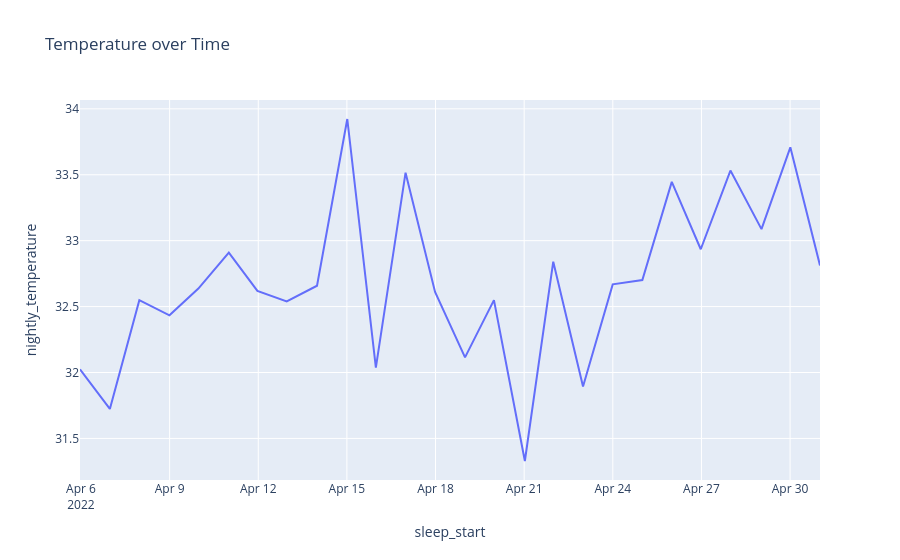

The notebook cell saved with this chart:
### Code cell
import pandas as pd
import plotly.express as px

df = pd.read_csv('MyFitbitData/FadiE/Sleep/Computed Temperature - 2022-04-01.csv')
fig = px.line(df, x='sleep_start', y='nightly_temperature', title='Temperature over Time')
fig.show()

### Figure 1 — Plotly figure (JSON) as saved in the notebook; plotly's stock layout.template omitted (floating-point values rounded to 4 significant figures)
{"data": [{"hovertemplate": "sleep_start=%{x}<br>nightly_temperature=%{y}<extra></extra>", "legendgroup": "", "line": {"color": "#636efa", "dash": "solid"}, "marker": {"symbol": "circle"}, "mode": "lines", "name": "", "orientation": "v", "showlegend": false, "type": "scatter", "x": ["2022-04-05T23:12:30", "2022-04-06T23:28", "2022-04-07T23:24", "2022-04-08T23:52", "2022-04-09T23:21", "2022-04-11T00:06", "2022-04-11T23:18", "2022-04-12T23:07:30", "2022-04-13T23:44:30", "2022-04-15T00:19", "2022-04-15T23:32", "2022-04-16T23:39:30", "2022-04-17T23:37:30", "2022-04-18T23:57:30", "2022-04-19T23:27", "2022-04-21T00:34:30", "2022-04-21T23:37:30", "2022-04-22T23:49", "2022-04-23T23:56", "2022-04-24T23:59:30", "2022-04-25T23:54:30", "2022-04-26T23:26:30", "2022-04-27T23:33", "2022-04-29T00:47", "2022-04-30T00:12:30", "2022-05-01T00:18:30"], "xaxis": "x", "y": [32.02, 31.72, 32.55, 32.43, 32.64, 32.91, 32.62, 32.54, 32.66, 33.92, 32.04, 33.52, 32.61, 32.11, 32.55, 31.33, 32.84, 31.89, 32.67, 32.7, 33.45, 32.94, 33.53, 33.09, 33.71, 32.81], "yaxis": "y"}], "layout": {"legend": {"tracegroupgap": 0}, "title": {"text": "Temperature over Time"}, "xaxis": {"anchor": "y", "domain": [0, 1], "title": {"text": "sleep_start"}}, "yaxis": {"anchor": "x", "domain": [0, 1], "title": {"text": "nightly_temperature"}}}}
